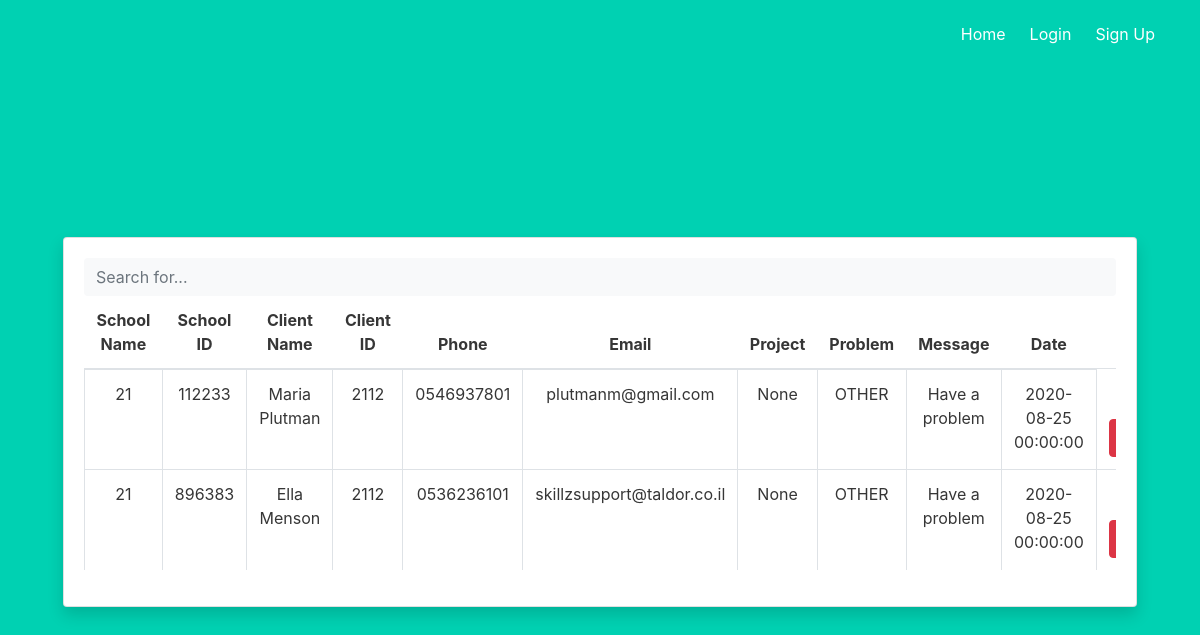
Page /tables on the committed database.
### project/models.py (models this page shows, shortened)
class Request(UserMixin, db.Model):
    __searchable__ = ['username','client_id','school_name','school_id','project_id']
    id = db.Column(db.Integer, primary_key=True)
    username = db.Column(db.String(50), nullable=False)
    client_id = db.Column(db.String(50), nullable=False)
    school_name = db.Column(db.String(50))
    school_id = db.Column(db.String(50), nullable=False)
    phone = db.Column(db.String(50))
    email = db.Column(db.String(50))
    problem = db.Column(db.String(100), nullable=False)
    message = db.Column(db.String(100),nullable=False)
    project_id = db.Column(db.Integer, db.ForeignKey('project.id'))
    r_date = db.Column(db.DateTime, default=date.today)

### project/auth_blueprint.py (the view)
@auth.route('/tables')
def tables():
    data = Request.query.all()
    return render_template('tables.html', requests=data)

### project/templates/tables.html (shortened to what this page needs)
{% extends "base.html" %}
{% block content %}
<body id="page-top">
          <div class="card shadow mb-4">
            <div class="card-body">
              <div class="table-responsive">
                <table class="table table-bordered" id="dataTable" width="100%" cellspacing="0">
                  <thead>
                        <input type="text" class="form-control bg-light border-0 small" placeholder="Search for..." aria-label="Search" aria-describedby="basic-addon2" id="livebox">
                    <tr>
                      <th>School Name</th>
                      <th>School ID</th>
                      <th>Client Name</th>
                      <th>Client ID</th>
                      <th>Phone</th>
                      <th>Email</th>
                      <th>Project</th>
                      <th>Problem</th>
                      <th>Message</th>
                      <th>Date</th>
                    </tr>
                  </thead>
                  <tbody>
                    {% for request in requests %}
                    <tr>
                      <td>{{ request.school_name }}</td>
                      <td>{{ request.school_id }}</td>
                      <td>{{ request.username }}</td>
                      <td>{{ request.client_id }}</td>
                      <td>{{ request.phone }}</td>
                      <td>{{ request.email }}</td>
                      <td>{{ request.project }}</td>
                      <td>{{ request.problem }}</td>
                      <td>{{ request.message }}</td>
                      <td>{{ request.r_date }}</td>
                      <td>
                        <a href="/delete/{{request.id}}" class="btn btn-danger btn-xs" onclick="return confirm('Are You Sure To Delete ?')">Delete</a>
                    </td>
                    </tr>
                    {% endfor %}
                  </tbody>
                </table>
              </div>
            </div>
          </div>
{% endblock %}

### project/templates/base.html (shortened to what this page needs)
<!DOCTYPE html>
<html>
<head>
    <link rel="stylesheet" href="https://cdnjs.cloudflare.com/ajax/libs/bulma/0.7.2/css/bulma.min.css" />
    <link rel="stylesheet" href="https://stackpath.bootstrapcdn.com/bootstrap/4.1.3/css/bootstrap.min.css">
</head>
<body>
    <section class="hero is-primary is-fullheight">
        <div class="hero-head">
            <nav class="navbar">
                <div class="container">
                    <div id="navbarMenuHeroA" class="navbar-menu">
                        <div class="navbar-end">
                            <a href="{{ url_for('main.index') }}" class="navbar-item">
                                Home
                            </a>
                            {% if not current_user.is_authenticated %}
                            <a href="{{ url_for('auth.login') }}" class="navbar-item">
                                Login
                            </a>
                            <a href="{{ url_for('auth.signup') }}" class="navbar-item">
                                Sign Up
                            </a>
                            {% endif %}
                        </div>
                    </div>
                </div>
            </nav>
        </div>
        <div class="hero-body">
            <div class="container has-text-centered">
                {% block content %}
                {% endblock %}
</body>
</html>

### rows in the picture
Request: school_name "21", school_id "112233", username "Maria Plutman", client_id "2112", phone "0546937801", email "plutmanm@gmail.com", project "None", problem "OTHER", message "Have a problem", r_date "2020-08-25 00:00:00"
Request: school_name "21", school_id "896383", username "Ella Menson", client_id "2112", phone "0536236101", email "skillzsupport@taldor.co.il", project "None", problem "OTHER", message "Have a problem", r_date "2020-08-25 00:00:00"
